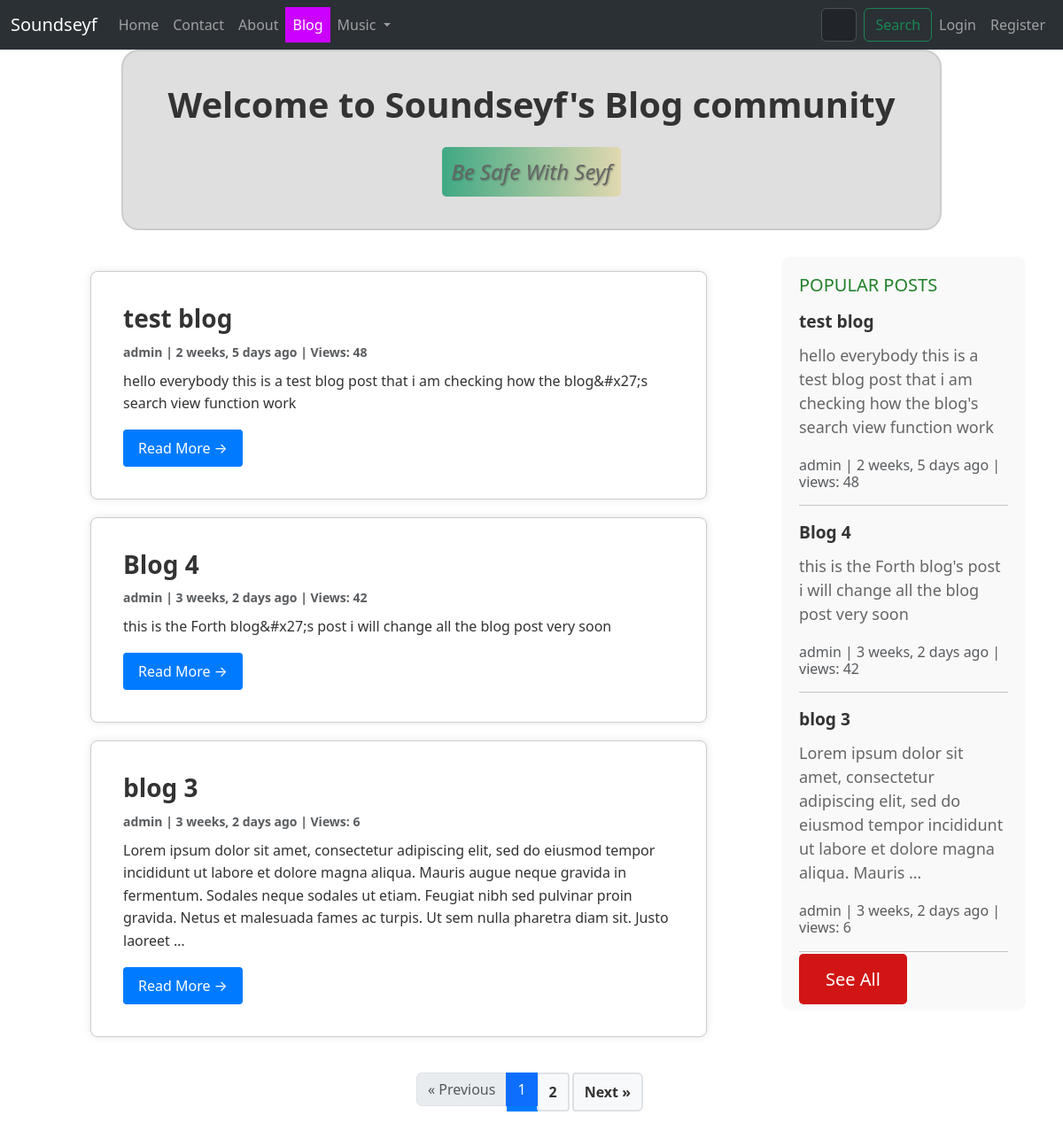
Page /blog/ (upper part) on the earlier database version.
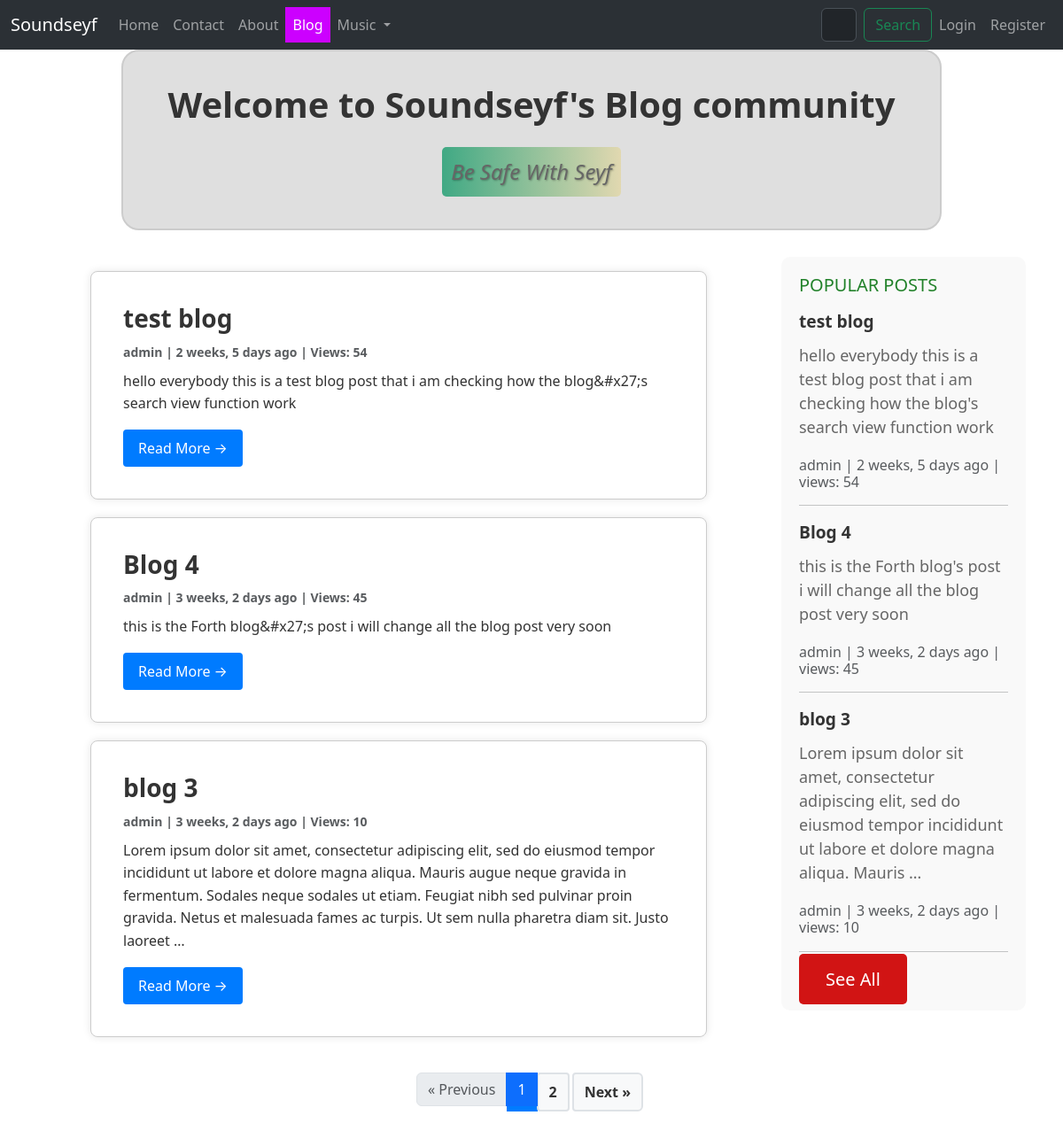
Same page on the later database version.
### blog/models.py (models this page shows, shortened)
class Post(models.Model):
    title = models.CharField(max_length=255,unique=True)
    slug = models.SlugField(max_length=255,unique=True)
    author = models.ForeignKey(User,on_delete=models.CASCADE,null=True)
    content = models.TextField(null=True,blank=True)
    created_on = models.DateTimeField(auto_now_add=True)
    updated_on = models.DateTimeField(auto_now=True)
    published_on = models.DateTimeField(null=True)
    status = models.CharField(max_length=255,choices=STATUS_CHOICES)
    counted_views = models.IntegerField(default=0)
    login_required = models.BooleanField(default=False)
    class Meta:
        ordering = ['-created_on']

### blog/views.py (the view)
# urls.py: path('',views.PostList.as_view(),name="blog-home"),
class PostList(generic.ListView):
    now = timezone.now()
    queryset = Post.objects.filter(status='p' , published_on__lte=now).order_by('-created_on')
    context_object_name = 'post_list'
    paginate_by = 3
    template_name = "blog/blog-home.html"

### blog/templatetags/blog-tags.py (called while the page is built)
@register.inclusion_tag('blog/sidebar.html')
def popularpost():
    popularposts = Post.objects.all().order_by('-counted_views')[:3]
    return  {"popularposts":popularposts}

### templates/blog/blog-home.html (shortened to what this page needs)
{% load humanize %}
{% load blog-tags %}
<!DOCTYPE html>
<html lang="en">
<head>
    <link href="https://cdn.jsdelivr.net/npm/bootstrap@5.3.3/dist/css/bootstrap.min.css" rel="stylesheet"
>
<body data-bs-theme="light">
    <nav class="navbar navbar-expand-lg bg-body-tertiary" data-bs-theme="dark">
        <div class="container-fluid">
            <a class="navbar-brand" href="{% url 'website:index' %}">Soundseyf</a>
            <div class="collapse navbar-collapse" id="navbarSupportedContent">
                <ul class="navbar-nav me-auto mb-2 mb-lg-0">
                    <li class="nav-item">
                        <a class="nav-link {% if request.path == '/' %}active{% endif %}" aria-current="page"
                            href="{% url 'website:index' %}">Home</a>
                    </li>
                    <li class="nav-item">
                        <a class="nav-link {% if '/contact/' in request.path %}active{% endif %}"
                            href="{% url 'website:contact' %}">Contact</a>
                    </li>
                    <li class="nav-item">
                        <a class="nav-link {% if '/about/' in request.path %}active{% endif %}"
                            href="{% url 'website:about' %}">About</a>
                    </li>
                    <li class="nav-item">
                        <a class="nav-link {% if '/blog/' in request.path %}active{% endif %}"
                            href="{% url 'blog:blog-home' %}">Blog</a>
                    </li>
                    <li class="nav-item dropdown">
                        <a class="nav-link dropdown-toggle dropdown-toggle-arrow {% if '/music/' in request.path %}active{% endif %}"
                            href="#" role="button" data-bs-toggle="dropdown" aria-expanded="false">
                            Music
                        </a>
                    </li>
                </ul>
                <form style="padding-left: 45%;" method="get" class="d-flex me-auto" role="search"
                    action="{% url 'music:search' %}">
                    <input class="form-control me-2" name="s" type="search" placeholder="Search Composer fullname"
                        aria-label="Search" list="composer-list">
                    <button class="btn btn-outline-success" type="submit">Search</button>
                </form>
                <ul class="navbar-nav ms-auto">
                    {% if request.user.is_authenticated %}
                    <li class="nav-item dropdown">
                        <a class="nav-link dropdown-toggle" href="#" id="userDropdown" role="button"
                            data-bs-toggle="dropdown" aria-expanded="false">
                            {{ request.user.username }}
                        </a>
                        <ul class="dropdown-menu dropdown-menu-end" aria-labelledby="userDropdown">
                            <li><a class="dropdown-item" href="{% url 'music:Likes' %}">Favorites</a></li>
                            <li>
                                <hr class="dropdown-divider">
                            </li>
                            <li><a class="dropdown-item" href="{% url 'accounts:logout' %}">Logout</a></li>
                        </ul>
                    </li>
                    {% else %}
                    <li class="nav-item">
                        <a class="nav-link btn btn-primary" href="{% url 'accounts:login' %}">Login</a>
                    </li>
                    <li class="nav-item">
                        <a class="nav-link btn btn-success" href="{% url 'accounts:register' %}">Register</a>
                    </li>
                    {% endif %}
                </ul>
            </div>
        </div>
    </nav>
    <header class="masthead">
        <div class="container">
            <div class="row">
                <div class="col-md-8 col-md-10 mx-auto">
                    <div class="site-heading">
                        <div class="title-box">
                            <h3 class="welcome-title my-4 mt-3">Welcome to Soundseyf's Blog community</h3>
                            <p class="safety-message">Be Safe With Seyf</p>
                        </div>
                    </div>
                </div>
            </div>
        </div>
    </header>
    <div class="container post-container">
        <div class="row">
            <div class="col-md-8 mt-3">
                {% for post in post_list %}
                <div class="card post-card">
                    <div class="card-body">
                        <h2 class="card-title post-title">{{ post.title }}</h2>
                        <p class="card-text text-muted post-meta" style="font-weight: bold;">{{ post.author }} | {{ post.created_on|naturaltime }}
                            | Views: {{ post.counted_views }}</p>
                        <p class="card-text post-content">{{ post.content|truncatewords_html:50 }}</p>
                        <a href="{% url 'blog:blog-single' post.slug %}" class="btn read-more-btn">Read More &rarr;</a>
                    </div>
                </div>
                {% endfor %}
            </div>
        {% popularpost %}
        </div>
    </div>
    <div class="pagination-container">
        <nav aria-label="Page navigation">
            <ul class="pagination">
                {% if page_obj.has_previous %}
                <li class="page-item"><a href="?page={{ page_obj.previous_page_number }}" class="page-link">&laquo;
                        Previous</a></li>
                {% else %}
                <li class="page-item disabled pagination-disabled"><span class="page-link">&laquo; Previous</span></li>
                {% endif %}
                {% for num in paginator.page_range %}
                {% if num == page_obj.number %}
                <li class="page-item active pagination-current"><span class="page-link">{{ num }}</span></li>
                {% else %}
                <li class="page-item"><a href="?page={{ num }}" class="page-link pagination-link">{{ num }}</a></li>
                {% endif %}
                {% endfor %}
                {% if page_obj.has_next %}
                <li class="page-item"><a href="?page={{ page_obj.next_page_number }}" class="page-link">Next &raquo;</a>
                </li>
                {% else %}
                <li class="page-item disabled pagination-disabled"><span class="page-link">Next &raquo;</span></li>
                {% endif %}
            </ul>
        </nav>
    </div>
</body>
</html>

### templates/blog/sidebar.html (shortened to what this page needs)
{% load static %}
{% load humanize %}
<!DOCTYPE html>
<html lang="en">
<head>
</head>
<body>
    <div class="sidebar">
        <div class="sidebar-widget">
            <h4>POPULAR POSTS</h4>
            <ul class="popular-posts-list">
                {% for post in popularposts %}
                <li style="font-weight: bolder;"><a href="{% url 'blog:blog-single' post.slug %}">{{ post.title }}</a>
                </li>
                <div class="blog-snippet">{{ post.content|truncatewords:20 }}</div>
                <p class="card-text text-muted h6">{{ post.author }} | {{post.created_on|naturaltime }} | views:
                    {{post.counted_views}}</p>
                <hr>
                {% endfor %}
            </ul>
            <a href="{% url 'blog:blog-home' %}" class="see-all-button">See All</a>
        </div>
    </div>
</body>
</html>

### templates/blog/blog-home.html (style rules this page uses)
.navbar-nav .nav-link.active { color: rgb(255, 255, 255); background-color: rgb(204, 0, 255); }
.title-box { background-color: #dfdfdf; border: 2px solid #ccc; border-radius: 20px; padding: 20px; margin-bottom: 30px; text-align: center; }
.welcome-title { font-size: 2.5rem; color: #333; font-weight: bold; margin-bottom: 10px; }
.safety-message { font-size: 1.5rem; color: #666; font-style: italic; text-shadow: 1px 1px 2px rgba(0, 0, 0, 0.3); padding: 10px; border-radius: 5px; background: linear-gradient(to right, #40a984, #e1d8b0); display: inline-block; }
.post-container { padding-left: 6%; }
.post-card { background-color: #fff; border: 1px solid #ccc; border-radius: 8px; padding: 20px; margin-bottom: 20px; box-shadow: 0 0 10px rgba(0, 0, 0, 0.1); }
.post-title { font-size: 28px; font-weight: bold; color: #333; margin-bottom: 10px; }
.post-meta { color: #666; font-size: 14px; margin-bottom: 10px; }
.post-content { color: #333; font-size: 16px; line-height: 1.6; }
.read-more-btn { background-color: #007bff; color: #fff; padding: 8px 16px; border-radius: 4px; text-decoration: none; transition: background-color 0.3s; }
.pagination { display: flex; justify-content: center; margin-top: 20px; }
.pagination a { color: #333; padding: 8px 12px; text-decoration: none; border-radius: 4px; margin: 0 4px; transition: all 0.3s ease; background-color: #f8f9fa; border: 2px solid #dee2e6; font-weight: bold; display: inline-block; }
.pagination .active { background-color: #007bff; color: #fff; border-color: #007bff; }

### templates/blog/sidebar.html (style rules this page uses)
.sidebar { width: 300px; margin-left: auto; }
.sidebar-widget { background-color: #f9f9f9; padding: 20px; border-radius: 10px; margin-bottom: 20px; }
.sidebar-widget h4 { color: #218129; font-size: 20px; margin-bottom: 15px; }
.popular-posts-list { list-style: none; padding: 0; }
.popular-posts-list li { margin-bottom: 10px; font-size: larger; }
.popular-posts-list a { color: #333; text-decoration: none; }
.see-all-button { padding: 15px 30px; background-color: #d11414; color: #fff; border: none; border-radius: 5px; cursor: pointer; transition: background-color 0.3s ease; text-decoration: none; font-size: 20px; }
.blog-snippet { font-size: 18px; color: #666; margin-bottom: 20px; }

Differences in the rows shown:
changed Post "test blog": counted_views "48" → "54"
changed Post "Blog 4": counted_views "42" → "45"
changed Post "blog 3": counted_views "6" → "10"
